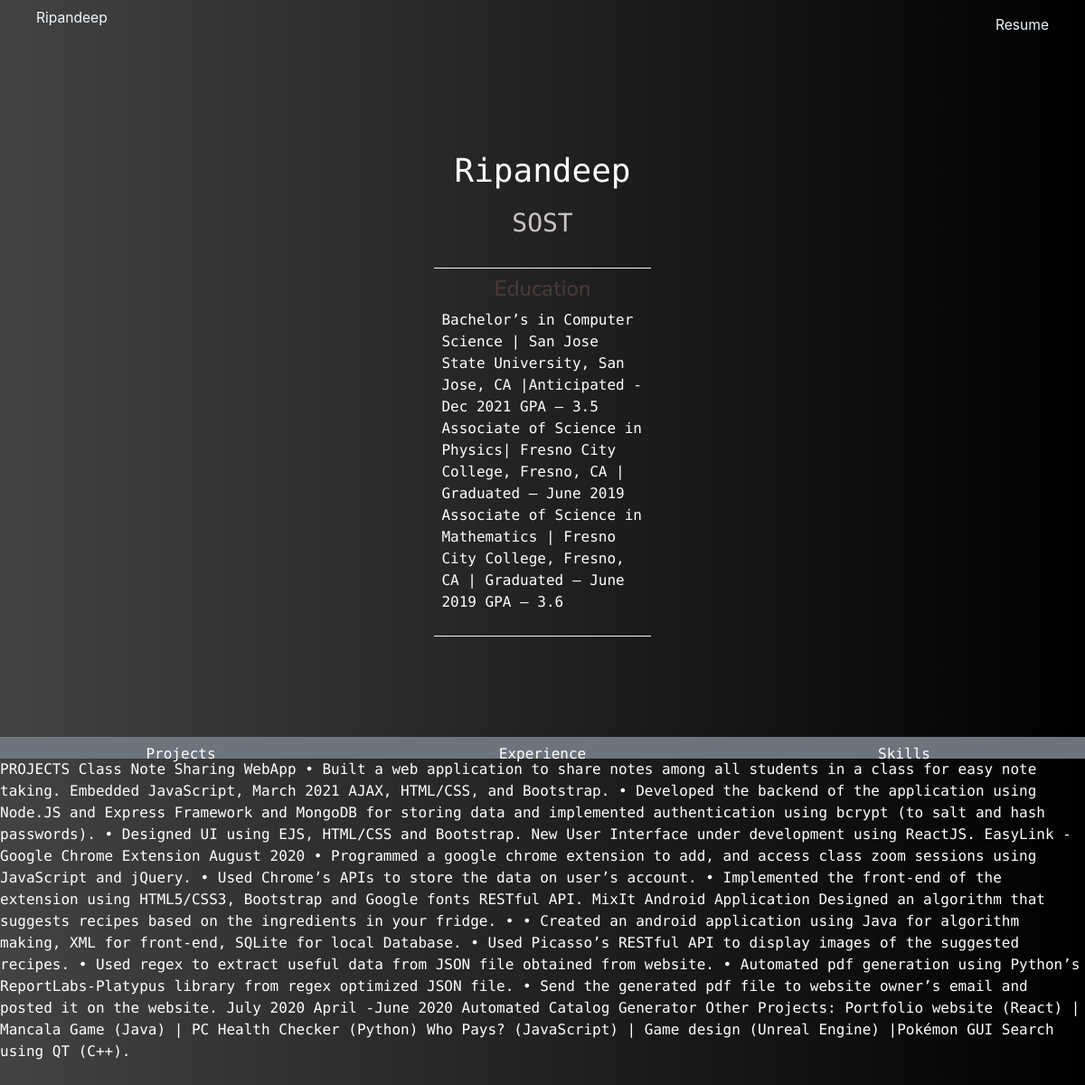
/user/5, run on the app's committed database.
### tables this page shows
CREATE TABLE user (
             user_id INTEGER PRIMARY KEY AUTOINCREMENT NOT NULL,
             name TEXT NOT NULL,
             email TEXT NOT NULL,
             phoneNumber TEXT NOT NULL,
             title TEXT NOT NULL,
             education TEXT NOT NULL,
             projects TEXT NOT NULL,
             skills TEXT NOT NULL,
             experience TEXT NOT NULL,
             fileName TEXT NOT NULL
             );

### index.py (the view)
@app.route("/user/<id>")
def showUser(id):
    dataBase = Database()
    userList = dataBase.getUser(id)
    data = {
        "id": userList[0][0],
        "name": userList[0][1],
        "email": userList[0][2],
        "phoneNumber": userList[0][3],
        "title": userList[0][4],
        "education": userList[0][5],
        "projects": userList[0][6],
        "skills": userList[0][7],
        "experience": userList[0][8],
    }
    return render_template("/portfolio_templates/default_template.html", data=data)

### database.py (called while the page is built)
    def getUser(self, user_id):
        self.__c.execute("SELECT * FROM user WHERE user_id=:user_id", {"user_id": user_id})
        results = self.__c.fetchall()
        return results

### templates/portfolio_templates/default_template.html (shortened to what this page needs)
<!DOCTYPE html>
<html lang="en">
  <head>
    <link rel="stylesheet" href="https://maxcdn.bootstrapcdn.com/bootstrap/4.0.0/css/bootstrap.min.css">
    <link
      rel="stylesheet"
      type="text/css"
      href="{{ url_for('static',filename='default_template.css') }}"
    />
  </head>
  <body>
    <nav class="navbar navbar-expand-lg navbar navbar-light>
      <button class="navbar-toggler" type="button" data-toggle="collapse" data-target="#navbarNav" aria-controls="navbarNav" aria-expanded="false" aria-label="Toggle navigation">
        <span class="navbar-toggler-icon"></span>
      <div class="collapse navbar-collapse" id="navbarNav">
        <ul class="navbar-nav">
          <div id="nv">
            <li style="color: aliceblue; font-size: 1.3vw;" class="nav-item active">
              {{data.name}}
            </li>
          <li class="nav-item active">
            <a style="color: aliceblue; font-size: 1.3vw;" class="nav-link" href="/user/resume/{{data.id}}">Resume</a>
          </li>
        </div>
        </ul>
      </div>
    </nav>
    <section id="section1">
    <h1>{{data.name}}</h1>
    <h3>{{data.title}}</h3>
    <div id="aboutme">
    <h4>Education</h4>
      <p>
        {{data.education}}
      </p>
    </div>
</section>
<section id="section2">
  <div id="buttons">
  <button id="prj" onclick="myHandler(this.id)" type="button" class="btn btn-secondary">Projects</button>
  <button id="exp" onclick="myHandler(this.id)" type="button" class="btn btn-secondary">Experience</button>
  <button id="skl" onclick="myHandler(this.id)" type="button" class="btn btn-secondary">Skills</button>
  </div>
<div id="projects">
<p>{{data.projects}}<p>
</div>
</section>
  </body>
</html>

### static/default_template.css (style rules this page uses)
body { background: #000000; background: -webkit-linear-gradient(to right, #434343, #000000); background: linear-gradient(to right, #434343, #000000); }
#section1 { width: 100%; height: 95vh; display: flex; flex-direction: column; justify-content: center; align-items: center; font-family: 'Source Code Pro', monospace; color: white; }
#section1 h1 { color: white; font-size: 3vw; }
#section1 h4 { color: rgb(73, 57, 57); font-family: 'Nunito', sans-serif; }
#aboutme { display: flex; flex-direction: column; justify-content: center; align-items: center; padding: 0.7vw; max-width: 20vw; margin-top: 2vw; border-top: solid ghostwhite 1px; border-bottom: solid ghostwhite 1px; }
#section1 h3 { margin-top: 1vw; color:rgb(204, 196, 196); }
#section2 { width: 100%; height: 100vh; display: flex; flex-direction: column; align-items: center; font-family: 'Source Code Pro', monospace; color: white; }
#buttons { width: 100%; display: flex; justify-content: center; align-items: stretch; }
#section2 button { display: inline; width: 100%; height: 2vw; border-radius: 0px; }
#nv { display: flex; width: 94vw; justify-content: space-between; overflow: hidden; }

### data on the page
user: name "Ripandeep", title "SOST", education "Bachelor’s in Computer Science | San Jose State University, San Jose, CA |Anticipated - Dec 2021 GPA – 3.5 Associate of Science in Physics| Fresno City College, Fresno, CA | Graduated – June 2019 Associate of Science in Mathematics | Fresno City College, Fresno, CA | Graduated – June 2019 GPA – 3.6", projects "PROJECTS Class Note Sharing WebApp • Built a web application to share notes among all students in a class for easy note taking. Embedded JavaScript, March 2021 AJAX, HTML/CSS, and Bootstrap. • Developed the backend of the application using Node.JS and Express Framework and MongoDB for storing data and implemented authentication using bcrypt (to salt and hash passwords). • Designed UI using EJS, HTML/CSS and Bootstrap. New User Interface under development using ReactJS. EasyLink - Google Chrome Extension August 2020 • Programmed a google chrome extension to add, and access class zoom sessions using JavaScript and jQuery. • Used Chrome’s APIs to store the data on user’s account. • Implemented…"
